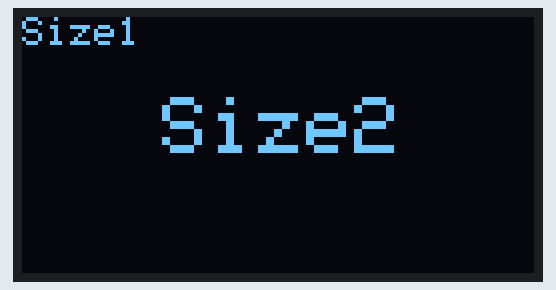
Recording of a sketch running on a simulated Arduino Uno, built with avr-gcc and run on an emulated ATmega328P. Shown: 128×64 one-colour display.

Above: at 0.1 s.

The sketch:

oled_display.ino
```cpp
#include <Wire.h>
#include <SPI.h>
#include <Adafruit_GFX.h>
#include <Adafruit_SSD1306.h>
#define OLED_RESET -1
Adafruit_SSD1306 OLED(OLED_RESET);
void setup() {
  // put your setup code here, to run once:
  Serial.begin(9600);
  OLED.begin(SSD1306_SWITCHCAPVCC, 0x3C);

}

void loop() {
  // put your main code here, to run repeatedly:
  OLED.clearDisplay();
  OLED.setTextColor(WHITE);
  OLED.setCursor(0,0);
  OLED.setTextSize(1);
  OLED.println("Size1");
  OLED.setCursor(35,20);
  OLED.setTextSize(2);
  OLED.println("Size2");
  OLED.display();
}
```
